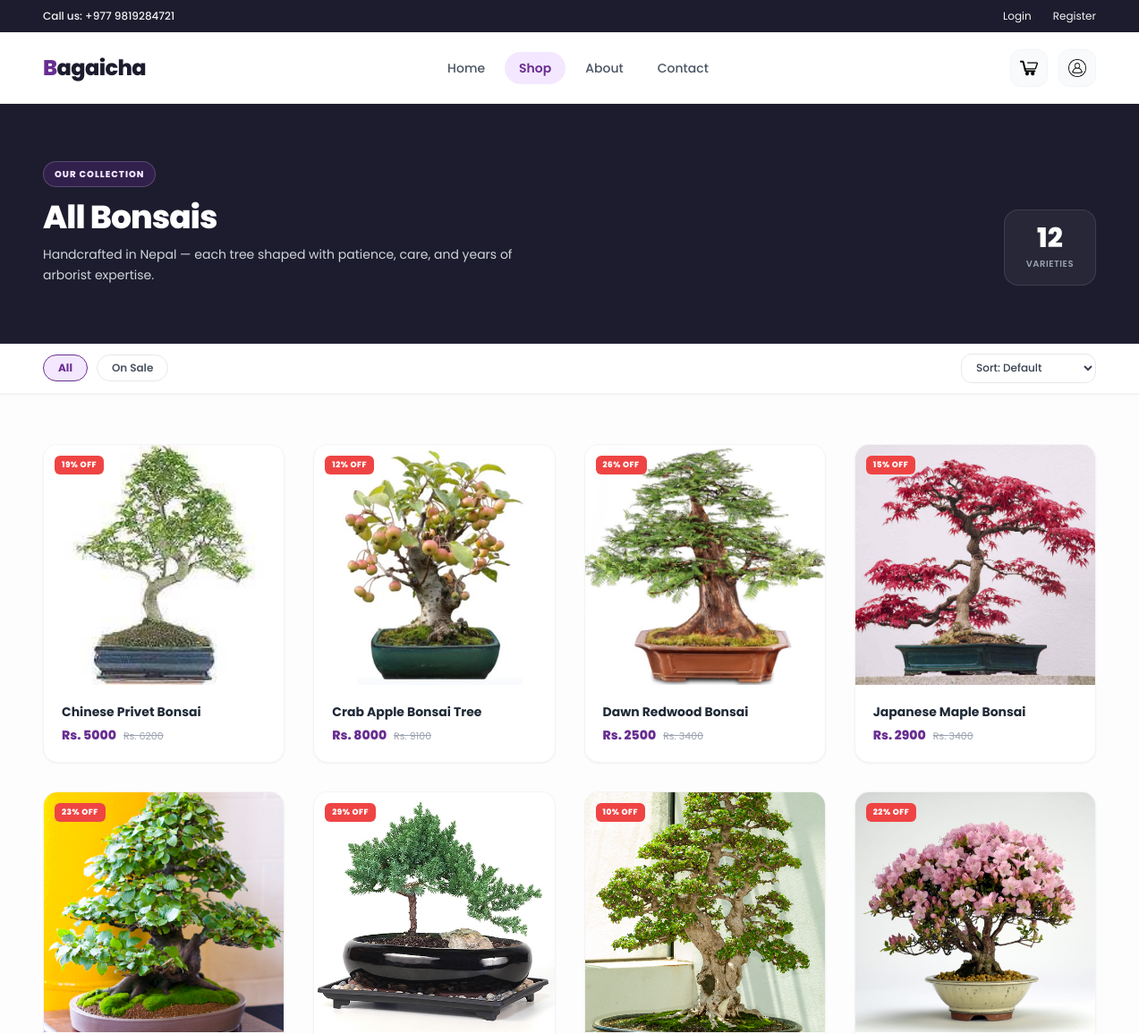
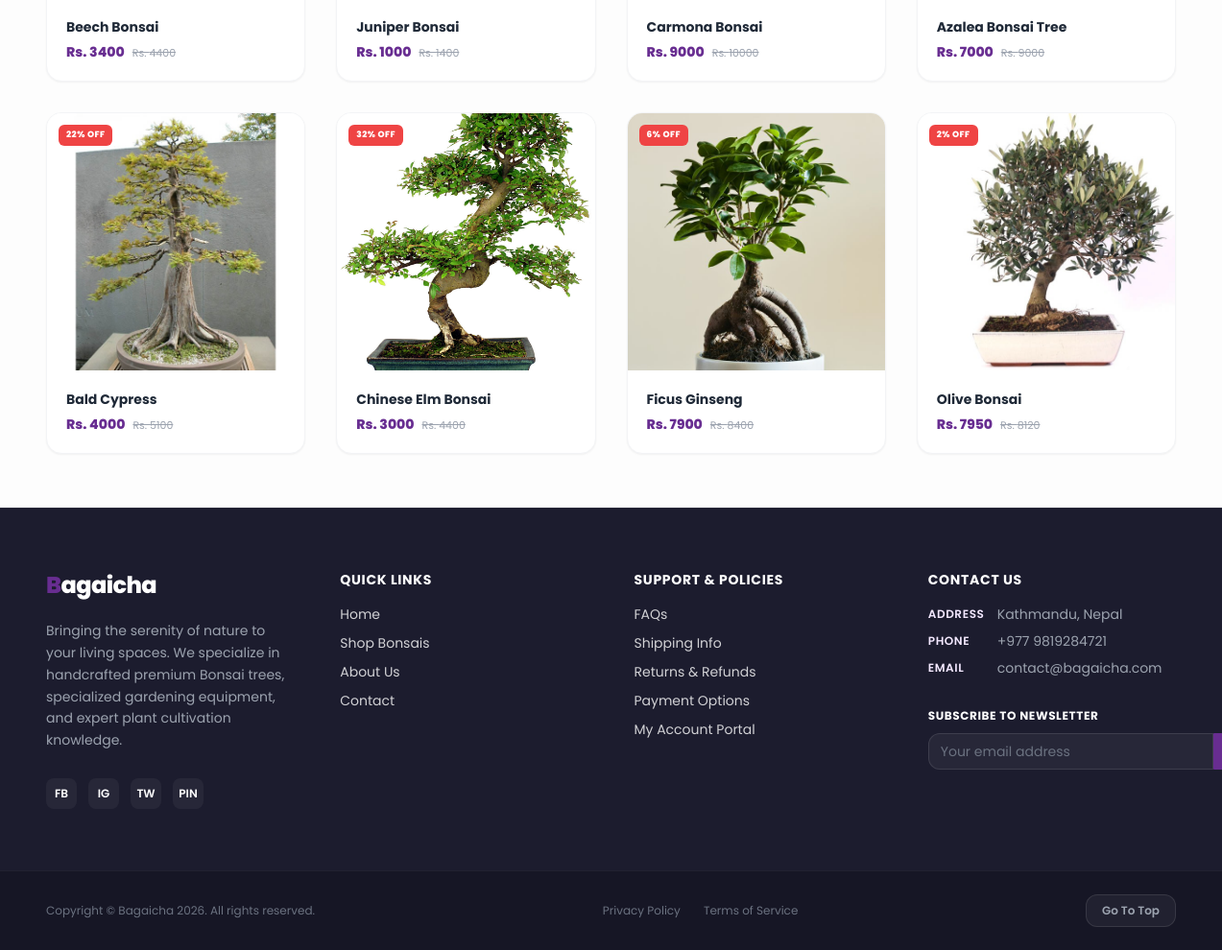
The page /shop.php on the database its author committed (2 pictures, top to bottom).
### tables this page shows
CREATE TABLE products (
    id INTEGER PRIMARY KEY AUTOINCREMENT,
    name TEXT NOT NULL,
    price REAL NOT NULL,
    discount_price REAL,
    image_url TEXT NOT NULL,
    description TEXT
);

### shop.php (the view, shortened to what this page needs)
<?php
require_once 'db.php';
$products = [];
$query = $db->query("SELECT * FROM products ORDER BY id ASC");
if ($query) {
    while ($row = $query->fetchArray(SQLITE3_ASSOC)) {
        $products[] = $row;
    }
}
$total = count($products);
?>
<!DOCTYPE html>
<html lang="en">
<head>
    <?php
    require_once 'assets/partials/_head.php';
    ?>
</head>
<body class="bg-gray-50/30 text-gray-800 antialiased font-sans">
    <?php require_once 'header.php'; ?>
    <div class="bg-brand-dark px-6 md:px-12 py-16 border-b border-white/5">
        <div class="max-w-7xl mx-auto flex flex-col md:flex-row md:items-end md:justify-between gap-6">
            <div class="text-white max-w-xl">
                <span class="text-[10px] font-extrabold uppercase tracking-widest text-primary-light bg-primary/30 border border-primary-light/20 rounded-full px-3 py-1.5 inline-block mb-3.5">Our Collection</span>
                <h1 class="text-3xl md:text-4xl font-extrabold leading-tight tracking-tight mb-2.5">All Bonsais</h1>
                <p class="text-sm text-gray-300 leading-relaxed">Handcrafted in Nepal &mdash; each tree shaped with patience, care, and years of arborist expertise.</p>
            </div>
            <div class="bg-white/5 border border-white/10 rounded-2xl py-4 px-6 text-center shrink-0">
                <span class="text-3xl font-extrabold text-white block leading-none"><?php echo $total; ?></span>
                <span class="text-[10px] font-semibold text-gray-400 tracking-wider uppercase mt-1.5 block">Varieties</span>
            </div>
        </div>
    </div>
    <div class="sticky top-20 z-40 bg-white/95 backdrop-blur-md border-b border-gray-100 flex justify-between items-center px-6 md:px-12 h-14 shadow-sm">
        <div class="flex items-center gap-2.5">
            <span class="filter-tag active inline-flex items-center px-4 py-1.5 border border-primary text-xs font-bold rounded-full text-primary bg-primary-light transition-colors cursor-pointer" onclick="filterProducts('all', this)">All</span>
            <span class="filter-tag inline-flex items-center px-4 py-1.5 border border-gray-200 text-xs font-semibold text-gray-600 rounded-full hover:bg-purple-50 hover:text-primary hover:border-primary transition-colors cursor-pointer" onclick="filterProducts('sale', this)">On Sale</span>
        </div>
        <div>
            <select class="sort-select text-xs font-medium text-gray-700 bg-white border border-gray-200 rounded-xl px-3 py-1.5 focus:outline-none focus:border-primary cursor-pointer" id="sort-select" onchange="sortProducts(this.value)">
                <option value="default">Sort: Default</option>
            </select>
        </div>
    </div>
    <main class="max-w-7xl mx-auto px-6 md:px-12 py-14">
        <?php if (empty($products)): ?>
        <div class="text-center py-20 px-4">
            <h3 class="text-lg font-bold text-gray-800 mb-2">No bonsais yet</h3>
            <p class="text-sm text-gray-500 max-w-xs mx-auto">Our arborists are still growing the catalog. Check back soon.</p>
        </div>
        <?php else: ?>
        <div class="grid grid-cols-2 md:grid-cols-3 lg:grid-cols-4 gap-6 md:gap-8" id="product-grid">
            <?php foreach ($products as $p):
                $has_discount = !empty($p['discount_price']);
                $savings_pct = '';
                if ($has_discount && $p['discount_price'] > $p['price']) {
                    $savings_pct = round((($p['discount_price'] - $p['price']) / $p['discount_price']) * 100) . '% off';
                }
            ?>
            <div class="product-card group bg-white rounded-2xl border border-gray-100 shadow-sm hover:shadow-xl hover:-translate-y-1 transition-all duration-300 flex flex-col overflow-hidden"
                 data-price="<?php echo $p['price']; ?>"
                 data-name="<?php echo htmlspecialchars($p['name']); ?>"
                 data-discount="<?php echo $has_discount ? '1' : '0'; ?>">
                <div class="card-img-wrap relative aspect-square overflow-hidden bg-gray-50">
                    <?php if ($savings_pct): ?>
                    <span class="discount-badge absolute top-3 left-3 bg-red-500 text-white text-[9px] font-extrabold px-2 py-1 rounded-md uppercase tracking-wider z-10"><?php echo $savings_pct; ?></span>
                    <?php endif; ?>
                    <a href="product.php?id=<?php echo $p['id']; ?>" class="block w-full h-full">
                        <img src="<?php echo htmlspecialchars($p['image_url']); ?>"
                             alt="<?php echo htmlspecialchars($p['name']); ?>"
                             class="w-full h-full object-cover group-hover:scale-105 transition-transform duration-500"
                             loading="lazy">
                    </a>
                </div>
                <div class="p-5 flex-1 flex flex-col justify-between">
                    <div>
                        <a href="product.php?id=<?php echo $p['id']; ?>" class="card-name text-sm font-bold text-gray-800 hover:text-primary transition-colors line-clamp-1 mb-1.5 block">
                            <?php echo htmlspecialchars($p['name']); ?>
                        </a>
                    </div>
                    <div class="flex items-baseline gap-2 mt-auto">
                        <span class="card-price text-sm font-extrabold text-primary">Rs. <?php echo htmlspecialchars($p['price']); ?></span>
                        <?php if ($has_discount): ?>
                        <span class="card-original-price text-[11px] text-gray-400 line-through">Rs. <?php echo htmlspecialchars($p['discount_price']); ?></span>
                        <?php endif; ?>
                    </div>
                </div>
            </div>
            <?php endforeach; ?>
        </div>
        <?php endif; ?>
    </main>
    <?php require_once 'footer.php'; ?>
</body>
</html>

### rows shown on the page
products: savings_pct "19% OFF", image_url (picture), name "Chinese Privet Bonsai", price "5000", discount_price "6200"
products: savings_pct "12% OFF", image_url (picture), name "Crab Apple Bonsai Tree", price "8000", discount_price "9100"
products: savings_pct "26% OFF", image_url (picture), name "Dawn Redwood Bonsai", price "2500", discount_price "3400"
products: savings_pct "15% OFF", image_url (picture), name "Japanese Maple Bonsai", price "2900", discount_price "3400"
products: savings_pct "23% OFF", image_url (picture), name "Beech Bonsai", price "3400", discount_price "4400"
products: savings_pct "29% OFF", image_url (picture), name "Juniper Bonsai", price "1000", discount_price "1400"
products: savings_pct "10% OFF", image_url (picture), name "Carmona Bonsai", price "9000", discount_price "10000"
products: savings_pct "22% OFF", image_url (picture), name "Azalea Bonsai Tree", price "7000", discount_price "9000"
products: savings_pct "22% OFF", image_url (picture), name "Bald Cypress", price "4000", discount_price "5100"
products: savings_pct "32% OFF", image_url (picture), name "Chinese Elm Bonsai", price "3000", discount_price "4400"
products: savings_pct "6% OFF", image_url (picture), name "Ficus Ginseng", price "7900", discount_price "8400"
products: savings_pct "2% OFF", image_url (picture), name "Olive Bonsai", price "7950", discount_price "8120"

### other values the page prints
$total "12"
